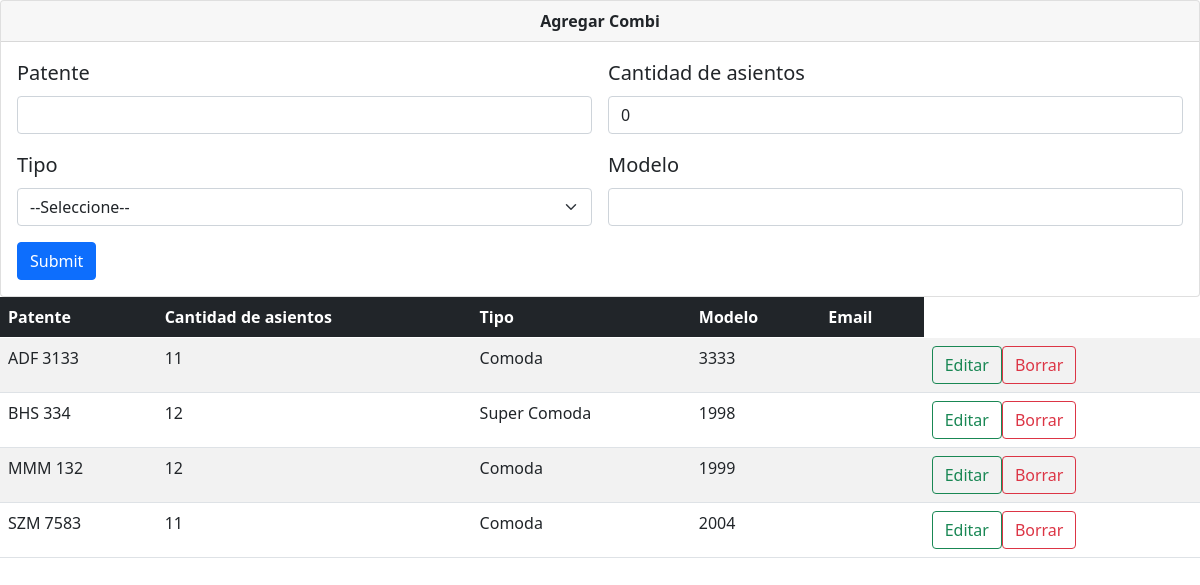
The page /vista_combis.php on the database its author committed.
### tables this page shows
CREATE TABLE `combis` (
  `patente` varchar(20) NOT NULL,
  `cantidad_asientos` int(100) NOT NULL,
  `tipo` varchar(20) NOT NULL,
  `modelo` varchar(30) NOT NULL,
  `email` varchar(30) NOT NULL,
  `activo` tinyint(1) NOT NULL DEFAULT 1
);

### php/acciones_combis.php (called while the page is built, shortened)
<?php
    $update= false;
    $patente = '';
    $cantidad_asientos = 0;
    $modelo = '';

### vista_combis.php (the view, shortened to what this page needs)
<?php
    include 'php/acciones_combis.php';
    function getCombis(){
        $db = conectar();
        $sql = "SELECT * FROM `combis` WHERE activo = 1";
        $result = mysqli_query($db,$sql);
        $numRows = $result->num_rows;
        if ($numRows > 0) {
            while ($row = $result->fetch_assoc()) {
                $data[] = $row;
            }
            return $data;
        }
    }
?>
<!DOCTYPE html>
<html lang="en">
<head>
        <link href="https://cdn.jsdelivr.net/npm/bootstrap@5.0.0-beta3/dist/css/bootstrap.min.css" rel="stylesheet">
</head>
<body>
    <div class="card">
    <div class="card-header text-center">
        <strong>Agregar Combi</strong>
    </div>
    <div class="card-body">
        <blockquote class="blockquote mb-0">
            <form action ="php/acciones_combis.php" class="row g-3" method ="POST">
            <div class="col-md-6">
                <label for="inputEmail4" class="form-label">Patente</label>
                <input type="text" class="form-control" name="patente" placeholder="" value="<?php echo $patente?>" required="">
            </div>
            <div class="col-md-6">
                <label for="inputEmail4" class="form-label">Cantidad de asientos</label>
                <input type="number" class="form-control" name="cantidad_asientos" placeholder="" value="<?php echo $cantidad_asientos?>" required="" min=1 max=99>
            </div>
            <div class="col-md-6">
                <label for="inputZip" class="form-label">Tipo</label>
                <select name="tipo" class="form-select">
                    <option value="">--Seleccione--</option>
                </select>
            </div>
            <div class="col-md-6">
                <label for="inputZip" class="form-label">Modelo</label>
                <input type="text" class="form-control" name="modelo" placeholder="" value="<?php echo $modelo?>" required="">
            </div>
                <?php if($update == true){
                    echo "<div class='col-12'> <button type='submit'name='update' class='btn btn-info'>Update</button> </div>";
                    }else{
                    echo "<div class='col-12'> <button type='submit' name='submit' class='btn btn-primary'>Submit</button> </div>";
                    }
                ?>
            </form>
        </blockquote>
    </div>
    </div>
    <table class="table table-striped">
          <thead class="table-dark">
            <tr>
              <th scope="col">Patente</th>
              <th scope="col">Cantidad de asientos</th>
              <th scope="col">Tipo</th>
              <th scope="col">Modelo</th>
              <th scope="col">Email</th>
            </tr>
          </thead>
          <tbody>
            <?php
              $combis = getCombis();
              foreach ($combis as $value) {
                  $patente = $value['patente'];
                  echo
                  "<tr>".
                    "<td>". $value['patente'] . "</td>".
                    "<td>". $value['cantidad_asientos'] . "</td>".
                    "<td>". $value['tipo'] . "</td>".
                    "<td>". $value['modelo'] . "</td>".
                    "<td>". $value['email'] . "</td>".
                    "<td>".
                      "<a href='vista_combis.php?edit=$patente'class='btn btn btn-outline-success'>Editar</a>".
                      "<a href='php/acciones_combis.php?delete=$patente'class='btn btn-outline-danger ml-1'>Borrar</a>".
                    "</td>".
                  "</tr>";
              }
              ?>
          </tbody>
        </table>
</body>
</html>

### rows shown on the page
combis: patente "ADF 3133", cantidad_asientos "11", tipo "Comoda", modelo "3333"
combis: patente "BHS 334", cantidad_asientos "12", tipo "Super Comoda", modelo "1998"
combis: patente "MMM 132", cantidad_asientos "12", tipo "Comoda", modelo "1999"
combis: patente "SZM 7583", cantidad_asientos "11", tipo "Comoda", modelo "2004"
